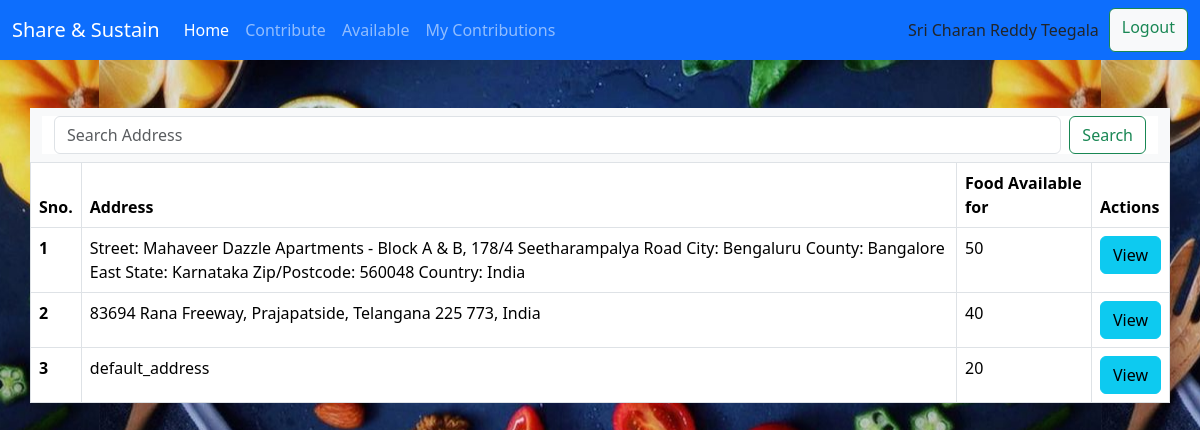
/available/ (signed in), run on an earlier commit of the app's database.
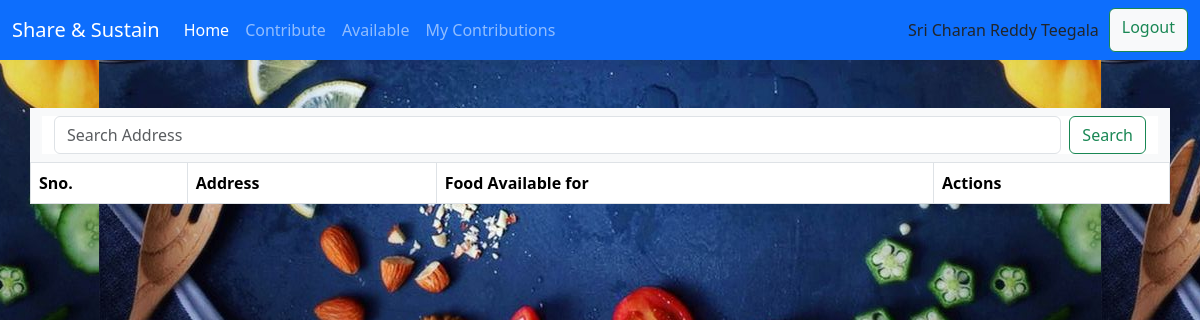
And on a later commit of the database.
### home/models.py (models this page shows)
class Contribution(models.Model):
    user = models.ForeignKey(User, on_delete=models.SET_NULL, null=True, blank=True)
    donor_name = models.CharField(max_length=20)
    phone = models.CharField(max_length=10)
    email = models.EmailField(null=True)
    address = models.TextField(null=False)
    people = models.IntegerField(default=10)
    requests = models.IntegerField(default=0)
    objects = ContributionManager()
    class Meta:
        ordering = ["-people"]

### home/views.py (the view)
# urls.py: path('available/', ContributionListView.as_view(), name="availability"),
class ContributionListView(LoginRequiredMixin, ListView):
    template_name = "home/contribution_list.html"
    login_url = '/auth/login_page/'
    model = Contribution
    context_object_name = "contributions"
    def get_queryset(self):
        if self.request.user.is_authenticated:
            base_qs = super(ContributionListView, self).get_queryset()
            return base_qs.exclude(user=self.request.user)

### home/models.py (called while the page is built)
    def get_queryset(self):
        return ContributionQuerySet(self.model, using=self._db)

### templates/home/contribution_list.html (shortened to what this page needs)
{% extends "home/index.html" %}
{% block block %}
<nav class="navbar bg-body-tertiary container center">
  <div class="container-fluid container">
    <form class="d-flex container" role="search">
      <input class="form-control me-2" name="search" type="search" placeholder="Search Address" aria-label="Search">
      <button class="btn btn-outline-success" type="submit">Search</button>
    </form>
  </div>
</nav>
<table class="table table-bordered container">
  <thead>
    <tr>
      <th scope="col">Sno.</th>
      <th scope="col">Address </th>
      <th scope="col">Food Available for </th>
      <th scope="col">Actions </th>
    </tr>
  </thead>
  <tbody>
  {% for contribution in contributions%}
    <tr>
      <th scope="row">{{forloop.counter}}</th>
      <td>{{contribution.address}}</td>
      <td>{{contribution.people}}</td>
      <td>
        <a href="/available/{{contribution.id}}/" class="btn btn-info">View</a>
      </td>
    </tr>
  {% endfor %}
  </tbody>
</table>
{% endblock %}

### templates/home/index.html (shortened to what this page needs)
<!DOCTYPE html>
<html lang="en">
{% load static %}
<head>
    <link rel="stylesheet" href="https://cdn.jsdelivr.net/npm/bootstrap@5.3.2/dist/css/bootstrap.min.css" >
</head>
<body>
<nav class="navbar navbar-expand-lg navbar-dark bg-primary">
  <div class="container-fluid">
    <a class="navbar-brand" href="/">Share & Sustain</a>
    <div class="collapse navbar-collapse" id="navbarSupportedContent">
      <ul class="navbar-nav me-auto mb-2 mb-lg-0">
        <li class="nav-item">
          <a class="nav-link active" aria-current="page" href="/dashboard/">Home</a>
        </li>
        {%if request.user.is_authenticated%}
        <li class="nav-item">
          <a class="nav-link" href="/contribute/">Contribute</a>
        </li>
        <li class="nav-item">
          <a class="nav-link" href="/available/">Available</a>
        </li>
        <li class="nav-item">
          <a class="nav-link" href="/my-contribution/">My Contributions</a>
        </li>
        {%endif%}
      </ul>
      <form class="d-flex" id="name" role="search">
        <div style="padding : 10px">
          {% if request.user.is_authenticated%}
          {{request.user.first_name}} {{request.user.last_name}}
          {% endif %}
        </div>
        {% if request.user.is_authenticated%}
            <a href="/auth/logout_page/" class="btn btn-light btn-outline-success" type="submit">Logout</a>
        {%else%}
            <a href="/auth/login_page/" class="btn btn-light btn-outline-success" type="submit">Login</a>
        {% endif %}
      </form>
    </div>
  </div>
</nav>
<br>
<br>
{%block block%}
        {% endblock %}
</body>
</html>

What changed in the data, as far as the page shows it:
removed Contribution: address "Street: Mahaveer Dazzle Apartments - Block A & B, 178/4 Seetharampalya Road City: Bengaluru County: Bangalore East State: Karnataka Zip/Postcode: 560048 Country: India", people "50"
removed Contribution: address "83694 Rana Freeway, Prajapatside, Telangana 225 773, India", people "40"
removed Contribution: address "default_address", people "20"
